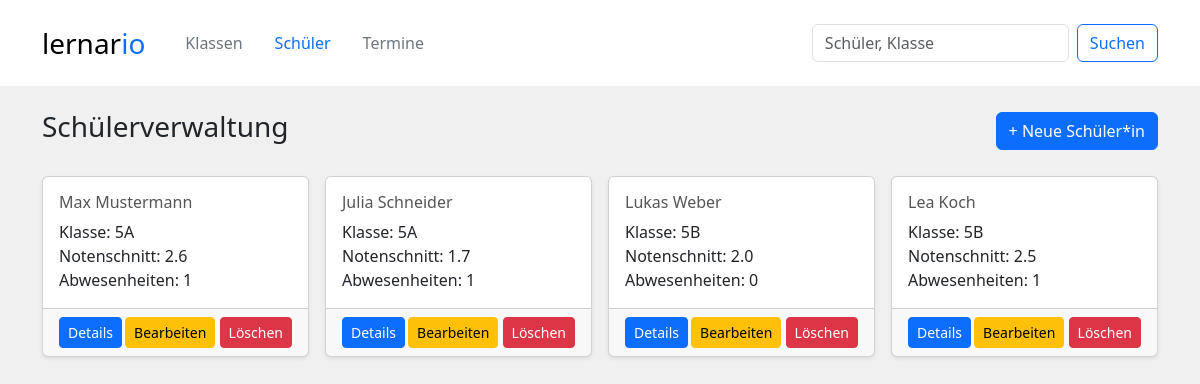
The app's page /schueler/ with its own data.
### tables this page shows
CREATE TABLE schueler (
    schueler_id INTEGER PRIMARY KEY,
    klasse_id INTEGER not null,
    vorname TEXT not null,
    nachname TEXT not null,
    FOREIGN KEY (klasse_id) REFERENCES klassen(klasse_id) ON DELETE CASCADE
);

### controllers/student_controller.py (the view)
@schueler_bp.route('/', methods=['GET'])
def uebersicht():
    schueler_liste = schueler_service.gib_alle_schueler_mit_grundinformationen()
    return render_template("schueler.html", schueler_liste=schueler_liste, active_page="schueler")

### services/schueler_service.py (called while the page is built)
def gib_alle_schueler_mit_grundinformationen():
    data = query_db(
        """
        select
            schueler.schueler_id,
            schueler.vorname,
            schueler.nachname,
            klassen.klassenname,
            COUNT(DISTINCT abwesenheiten.abwesenheit_id) AS abwesenheiten,
            ROUND(AVG(noten.note), 1) AS notenschnitt
        from schueler
            left JOIN klassen ON schueler.klasse_id = klassen.klasse_id
            left JOIN abwesenheiten ON schueler.schueler_id = abwesenheiten.schueler_id
            left JOIN noten ON schueler.schueler_id = noten.schueler_id
        GROUP BY noten.schueler_id
    """)
    return data

### services/sqllite_db.py (called while the page is built)
def query_db(query, params=(), commit=False):
    with sqlite3.connect(DB_PATH) as conn:
        conn.execute("PRAGMA foreign_keys = ON")#Wichtig damit ON DELETE CASCADE funktioniert
        conn.row_factory = sqlite3.Row
        cursor = conn.cursor()
        cursor.execute(query, params)
        if commit:
            conn.commit()
        data = cursor.fetchall()
        return [dict(row) for row in data]

### templates/schueler.html (shortened to what this page needs)
{% extends "components/layout.html" %}
{% block content %}
<div class="container py-4">
    <div class="d-flex justify-content-between align-items-center mb-4">
        <h3>Schülerverwaltung</h3>
        <button class="btn btn-primary" data-bs-toggle="modal" data-bs-target="#schuelerModal">+ Neue Schüler*in</button>
    </div>
    <div class="row row-cols-1 row-cols-md-3 row-cols-lg-4 g-3">
        {% for schueler in schueler_liste %}
        <div class="col">
            <div class="card h-100 shadow-sm">
                <div class="card-body">
                    <h5 class="card-title">{{ schueler.vorname }} {{ schueler.nachname }}</h5>
                    <p class="card-text">
                        Klasse: {{ schueler.klassenname }}<br>
                        Notenschnitt: {{ schueler.notenschnitt }}<br>
                        Abwesenheiten: {{ schueler.abwesenheiten }}
                    </p>
                </div>
                <div class="card-footer d-flex justify-content-between">
                    <a href="/schueler/{{ schueler.schueler_id }}" class="btn btn-sm btn-primary">Details</a>
                    <div>
                        <a href="/schueler/{{ schueler.schueler_id }}/bearbeiten"
                            class="btn btn-sm btn-warning" data-bs-target="#schuelerBearbeitenModal">Bearbeiten</a>
                        <a href="/schueler/{{ schueler.schueler_id }}/loeschen"
                            class="btn btn-sm btn-danger">Löschen</a>
                    </div>
                </div>
            </div>
        </div>
        {% else %}
        <p>Keine Schüler gefunden.</p>
        {% endfor %}
    </div>
</div>
{% endblock %}

### templates/components/layout.html (style rules this page uses)
body { background: linear-gradient(310deg, rgb(240, 240, 240) 0%, rgb(240, 240, 240) 100%); font-family: 'Segoe UI', sans-serif; }
.card-title { color: #555; font-size: 1rem; }

### records on screen
schueler: vorname "Max", nachname "Mustermann", klassenname "5A", notenschnitt "2.6", abwesenheiten "1"
schueler: vorname "Julia", nachname "Schneider", klassenname "5A", notenschnitt "1.7", abwesenheiten "1"
schueler: vorname "Lukas", nachname "Weber", klassenname "5B", notenschnitt "2.0", abwesenheiten "0"
schueler: vorname "Lea", nachname "Koch", klassenname "5B", notenschnitt "2.5", abwesenheiten "1"
